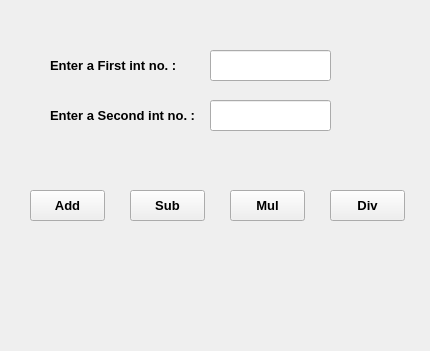
<?xml version="1.0" encoding="UTF-8"?>
<ui version="4.0">
 <class>Form1</class>
 <widget class="QWidget" name="Form1">
  <property name="geometry">
   <rect>
    <x>0</x>
    <y>0</y>
    <width>430</width>
    <height>351</height>
   </rect>
  </property>
  <property name="windowTitle">
   <string>Basic Maths</string>
  </property>
  <widget class="QLabel" name="l1">
   <property name="geometry">
    <rect>
     <x>50</x>
     <y>50</y>
     <width>131</width>
     <height>31</height>
    </rect>
   </property>
   <property name="font">
    <font>
     <pointsize>10</pointsize>
     <weight>75</weight>
     <bold>true</bold>
    </font>
   </property>
   <property name="text">
    <string>Enter a First int no. :</string>
   </property>
  </widget>
  <widget class="QLineEdit" name="le1">
   <property name="geometry">
    <rect>
     <x>210</x>
     <y>50</y>
     <width>121</width>
     <height>31</height>
    </rect>
   </property>
   <property name="font">
    <font>
     <pointsize>10</pointsize>
    </font>
   </property>
  </widget>
  <widget class="QLabel" name="l2">
   <property name="geometry">
    <rect>
     <x>50</x>
     <y>100</y>
     <width>151</width>
     <height>31</height>
    </rect>
   </property>
   <property name="font">
    <font>
     <pointsize>10</pointsize>
     <weight>75</weight>
     <bold>true</bold>
    </font>
   </property>
   <property name="text">
    <string>Enter a Second int no. :</string>
   </property>
  </widget>
  <widget class="QLineEdit" name="le2">
   <property name="geometry">
    <rect>
     <x>210</x>
     <y>100</y>
     <width>121</width>
     <height>31</height>
    </rect>
   </property>
   <property name="font">
    <font>
     <pointsize>10</pointsize>
    </font>
   </property>
  </widget>
  <widget class="QPushButton" name="b1">
   <property name="geometry">
    <rect>
     <x>30</x>
     <y>190</y>
     <width>75</width>
     <height>31</height>
    </rect>
   </property>
   <property name="font">
    <font>
     <pointsize>10</pointsize>
     <weight>75</weight>
     <bold>true</bold>
    </font>
   </property>
   <property name="text">
    <string>Add</string>
   </property>
  </widget>
  <widget class="QPushButton" name="b2">
   <property name="geometry">
    <rect>
     <x>130</x>
     <y>190</y>
     <width>75</width>
     <height>31</height>
    </rect>
   </property>
   <property name="font">
    <font>
     <pointsize>10</pointsize>
     <weight>75</weight>
     <bold>true</bold>
    </font>
   </property>
   <property name="text">
    <string>Sub</string>
   </property>
  </widget>
  <widget class="QPushButton" name="b3">
   <property name="geometry">
    <rect>
     <x>230</x>
     <y>190</y>
     <width>75</width>
     <height>31</height>
    </rect>
   </property>
   <property name="font">
    <font>
     <pointsize>10</pointsize>
     <weight>75</weight>
     <bold>true</bold>
    </font>
   </property>
   <property name="text">
    <string>Mul</string>
   </property>
  </widget>
  <widget class="QLabel" name="l3">
   <property name="geometry">
    <rect>
     <x>180</x>
     <y>270</y>
     <width>91</width>
     <height>31</height>
    </rect>
   </property>
   <property name="font">
    <font>
     <pointsize>12</pointsize>
     <weight>75</weight>
     <bold>true</bold>
    </font>
   </property>
   <property name="text">
    <string/>
   </property>
  </widget>
  <widget class="QPushButton" name="b4">
   <property name="geometry">
    <rect>
     <x>330</x>
     <y>190</y>
     <width>75</width>
     <height>31</height>
    </rect>
   </property>
   <property name="font">
    <font>
     <pointsize>10</pointsize>
     <weight>75</weight>
     <bold>true</bold>
    </font>
   </property>
   <property name="text">
    <string>Div</string>
   </property>
  </widget>
 </widget>
 <resources/>
 <connections/>
</ui>
